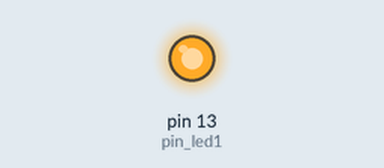
Bench run of a sketch on a simulated Arduino Uno, built with avr-gcc and run on an emulated ATmega328P. Shown: output pins drawn as LEDs (lit = HIGH).

Above: at 1.4 s.
At 5.1 s:
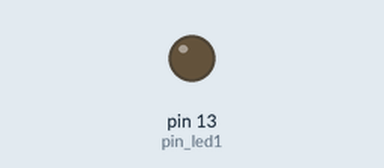
Timing chart, 0 to 7.3 s (numbered marks = the images above):
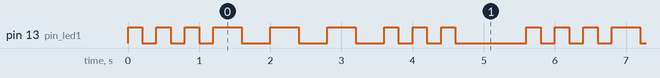

Measured:
- by itself, pin 13 (pin_led1): repeats every 5.6 s: 2 × (LOW 0.20 s, HIGH 0.20 s), LOW 0.20 s, 3 × (HIGH 0.40 s, LOW 0.40 s), 2 × (HIGH 0.20 s, LOW 0.20 s), HIGH 0.20 s, LOW 1.0 s, HIGH 0.20 s
- by itself, everything shown: repeats every 5.6 s, in 18 steps

The sketch:

sos_codigo_morse.ino
```cpp
#define pin_led1 13
void setup() {

pinMode(pin_led1, OUTPUT);
}

void loop() {

digitalWrite(pin_led1, HIGH);
delay(200);
digitalWrite(pin_led1, LOW);
delay(200);
digitalWrite(pin_led1, HIGH);
delay(200);
digitalWrite(pin_led1, LOW);
delay(200);
digitalWrite(pin_led1, HIGH);
delay(200);
digitalWrite(pin_led1, LOW);
delay(200);

digitalWrite(pin_led1, HIGH);
delay(400);
digitalWrite(pin_led1, LOW);
delay(400);
digitalWrite(pin_led1, HIGH);
delay(400);
digitalWrite(pin_led1, LOW);
delay(400);
digitalWrite(pin_led1, HIGH);
delay(400);
digitalWrite(pin_led1, LOW);
delay(400);

digitalWrite(pin_led1, HIGH);
delay(200);
digitalWrite(pin_led1, LOW);
delay(200);
digitalWrite(pin_led1, HIGH);
delay(200);
digitalWrite(pin_led1, LOW);
delay(200);
digitalWrite(pin_led1, HIGH);
delay(200);
digitalWrite(pin_led1, LOW);
delay(1000);
}
```
